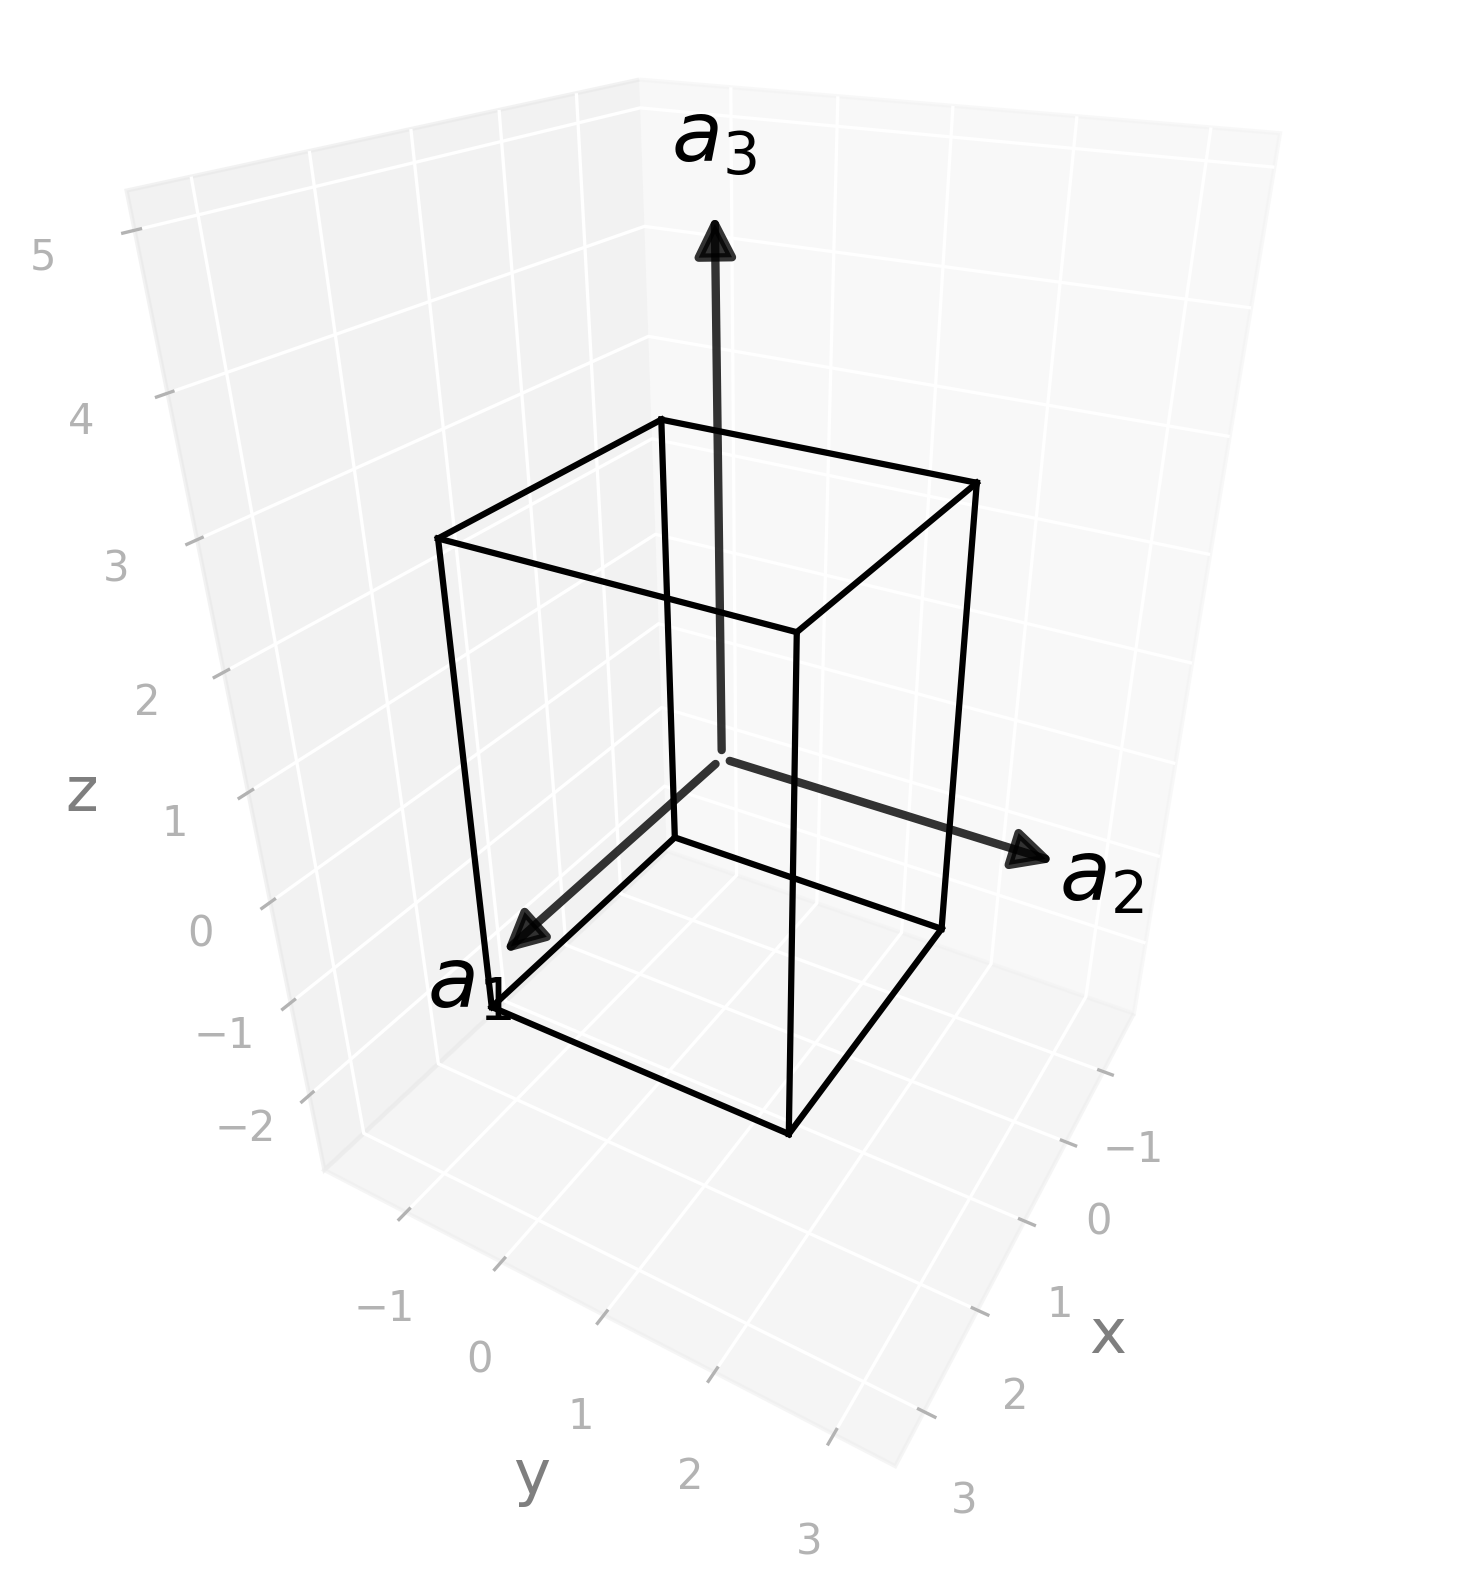

Python code for this plot:
import radtools as rad

l = rad.lattice_example("TET")
l.plot("wigner-seitz")
# Save an image:
l.savefig("tet_wigner-seitz.png", elev=30, azim=30, dpi=300, bbox_inches="tight")
# Interactive plot:
l.show(elev=30, azim=30)
